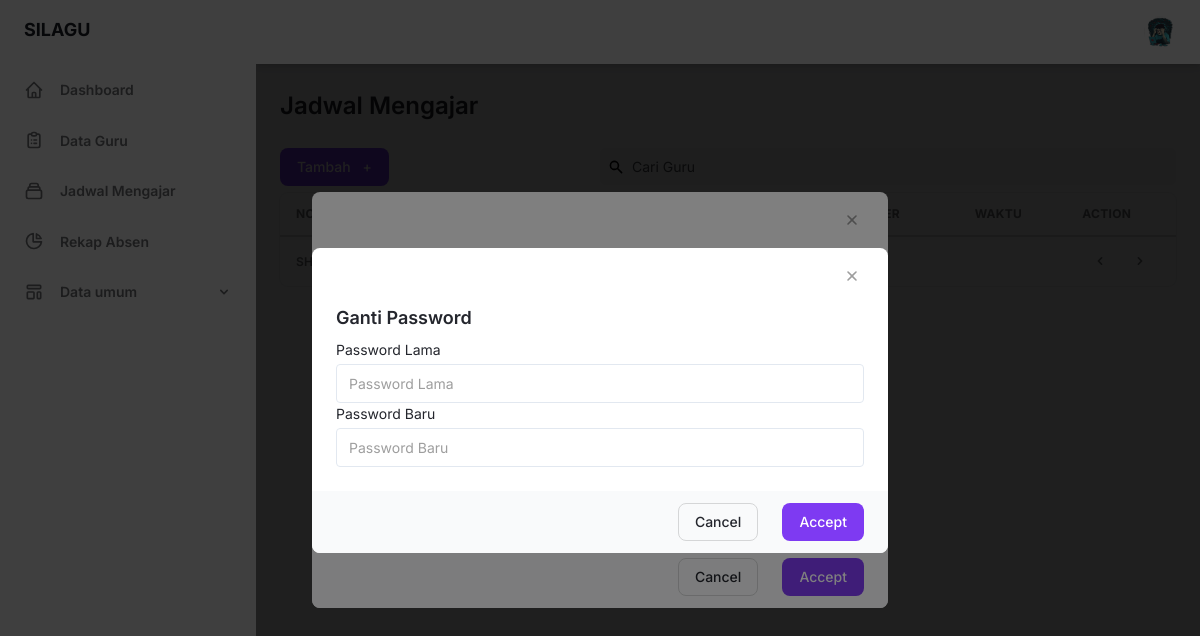
/admin/dashboard.php?page=jadwal (signed in), run on an earlier commit of the app's database.
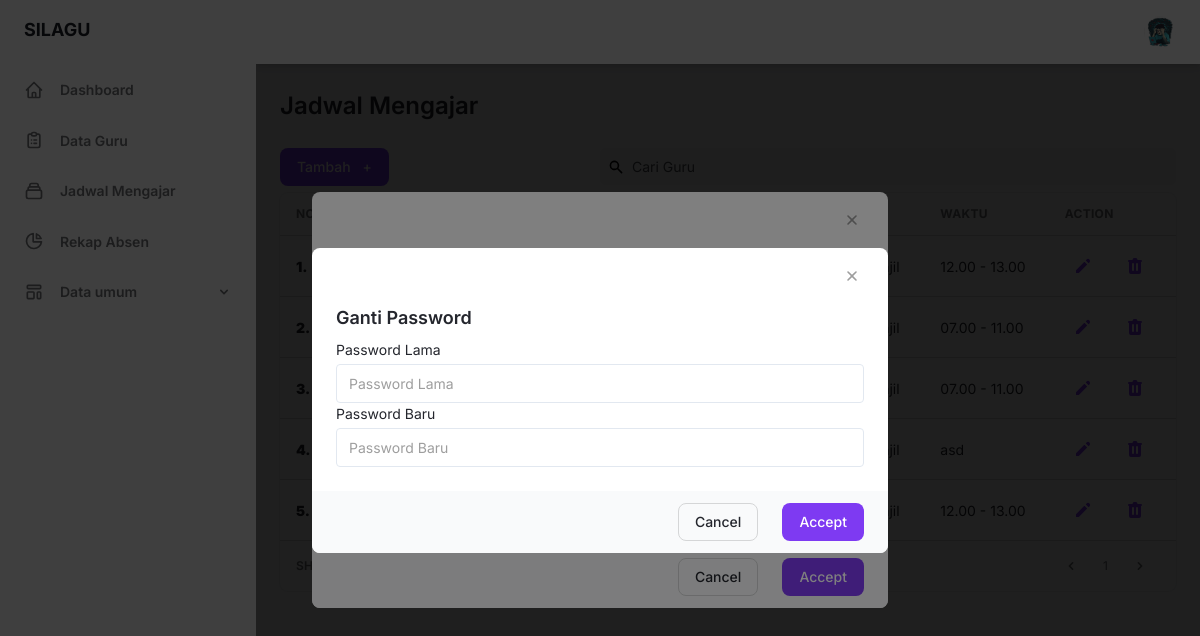
And on a later commit of the database.
### tables this page shows
CREATE TABLE `tb_mengajar` (
  `id_mengajar` int(11) NOT NULL,
  `kode_pelajaran` varchar(30) NOT NULL,
  `hari` varchar(40) NOT NULL,
  `jam_mengajar` varchar(60) NOT NULL,
  `jamke` varchar(11) NOT NULL,
  `id_guru` int(11) NOT NULL,
  `id_mapel` int(11) NOT NULL,
  `id_mkelas` int(11) NOT NULL,
  `id_semester` int(11) NOT NULL,
  `id_thajaran` int(11) NOT NULL
);

### admin/modul/jadwal/data_mengajar.php (the view, shortened to what the rows shown need)
<div class="container px-6 mx-auto grid">
    <h2 class="my-6 text-2xl font-semibold text-gray-700 dark:text-gray-200">
        Jadwal Mengajar
    </h2>
    <div class="w-full overflow-hidden rounded-lg shadow-xs">
        <div class="w-full overflow-x-auto">
            <table class="table w-full whitespace-no-wrap">
                <thead>
                    <tr class="text-xs font-semibold tracking-wide text-left text-gray-500 uppercase border-b dark:border-gray-700 bg-gray-50 dark:text-gray-400 dark:bg-gray-800">
                        <th class="px-4 py-3">No</th>
                        <th class="px-4 py-3">Nama Guru</th>
                        <th class="px-4 py-3">Mata Pelajaran</th>
                        <th class="px-4 py-3">Kelas</th>
                        <th class="px-4 py-3">TP/Semester</th>
                        <th class="px-4 py-3">Waktu</th>
                        <th class="px-4 py-3">Action</th>
                    </tr>
                </thead>
                <tbody class="bg-white divide-y dark:divide-gray-700 dark:bg-gray-800">
                    <?php
                    $batas = 10;
                    $halaman = isset($_GET['halaman']) ? (int)$_GET['halaman'] : 1;
                    $data = mysqli_query($con, "SELECT * FROM tb_mengajar
                    INNER JOIN tb_guru ON tb_mengajar.id_guru=tb_guru.id_guru
                    INNER JOIN tb_master_mapel ON tb_mengajar.id_mapel=tb_master_mapel.id_mapel
                    INNER JOIN tb_mkelas ON tb_mengajar.id_mkelas=tb_mkelas.id_mkelas
                    INNER JOIN tb_semester ON tb_mengajar.id_semester=tb_semester.id_semester
                    INNER JOIN tb_thajaran ON tb_mengajar.id_thajaran=tb_thajaran.id_thajaran");
                    $offset = ($halaman - 1) * $batas;
                    $no = $offset + 1;
                    foreach ($data as $d) { ?>
                        <tr class="text-gray-700 dark:text-gray-400">
                            <td class="px-4 py-3">
                                <div class="flex items-center text-sm">
                                    <div class="font-semibold w-8 mr-3 md:block">
                                        <b><?= $no++; ?>.</b>
                                    </div>
                                </div>
                            </td>
                            <td class="px-4 py-3 text-sm">
                            </td>
                            <td class="px-4 py-3 text-sm">
                            </td>
                            <td class="px-4 py-3 text-sm">
                            </td>
                            <td class="px-4 py-3 text-sm">
                            </td>
                            <td class="px-4 py-3 text-sm">
                                <?=$d['jam_mengajar'] ?>
                            </td>
                            <td class="px-4 py-3">
                                <div class="flex items-center space-x-4 text-sm">
                                    <a href="?page=master&act=editkelas&id=<?=$k['id_mkelas'] ?>">
                                        <button class="flex items-center justify-between px-2 py-2 text-sm font-medium leading-5 text-purple-600 rounded-lg dark:text-gray-400 focus:outline-none focus:shadow-outline-gray" aria-label="Edit">
                                            <svg class="w-5 h-5" aria-hidden="true" fill="currentColor" viewBox="0 0 20 20">
                                                <path d="M13.586 3.586a2 2 0 112.828 2.828l-.793.793-2.828-2.828.793-.793zM11.379 5.793L3 14.172V17h2.828l8.38-8.379-2.83-2.828z"></path>
                                            </svg>
                                        </button>
                                    </a>
                                    <a onclick="return confirm('Yakin Hapus Data ??')" href="?page=jadwal&act=cancel&id=<?=$d['id_mengajar'];?>">
                                        <button class="flex items-center justify-between px-2 py-2 text-sm font-medium leading-5 text-purple-600 rounded-lg dark:text-gray-400 focus:outline-none focus:shadow-outline-gray" aria-label="Delete">
                                        </button>
                                    </a>
                            </td>
                        </tr>
                    <?php } ?>
                </tbody>
            </table>
        </div>
    </div>
</div>
</div>

### admin/dashboard.php (shortened to what the rows shown need)
<?php
include '../config/koneksi.php';
?> <script>
<?php
$id_login = @$_SESSION['admin'];
$sql = mysqli_query($con, "SELECT * FROM tb_admin
 WHERE id_admin = '$id_login'") or die(mysqli_error($con));
$data = mysqli_fetch_array($sql);
?>
<!DOCTYPE html>
<html :class="{ 'theme-dark': dark }" x-data="data()" lang="en">
<head>
  <link rel="stylesheet" href="../assets/css/tailwind.output.css" />
  <link rel="stylesheet" href="https://cdnjs.cloudflare.com/ajax/libs/Chart.js/2.9.3/Chart.min.css" />
  <link rel="stylesheet" href="../assets/css/tailwind.css" />
</head>
<body>
  <div class="flex h-screen bg-gray-50 dark:bg-gray-900" :class="{ 'overflow-hidden': isSideMenuOpen }">
    <div class="flex flex-col flex-1 w-full">
      <header class="z-10 py-4 bg-white shadow-md dark:bg-gray-800">
        <div class="container flex items-center justify-between h-full px-6 mx-auto text-purple-600 dark:text-purple-300">
          <ul class="flex items-center flex-shrink-0 space-x-6">
            <li class="relative">
              <button class="align-middle rounded-full focus:shadow-outline-purple focus:outline-none" @click="toggleProfileMenu" @keydown.escape="closeProfileMenu" aria-label="Account" aria-haspopup="true">
                <img class="object-cover w-8 h-8 rounded-full" src="../assets/img/user/<?= $data['foto'] ?>" alt="..." aria-hidden="true" />
              </button>
            </li>
          </ul>
        </div>
      </header>
      <main class="h-full pb-16 overflow-y-auto">
        <div class="content">
          <?php
          $page = @$_GET['page'];
          $act = @$_GET['act'];
          if ($page == 'master') {
            if ($act == 'kelas') {
              include 'modul/master/kelas/data_kelas.php';
            } elseif ($act == 'delkelas') {
              include 'modul/master/kelas/del.php';
            } elseif ($act == 'editkelas'){
              include 'modul/master/kelas/edit.php';
            } elseif ($act == 'addkelas'){
              include 'modul/master/kelas/add.php';
            } elseif ($act == 'proseskelas'){
              include 'modul/master/kelas/proses.php';
            } elseif ($act == 'semester') {
              include 'modul/master/semester/data.php';
            } elseif ($act == 'delsemester') {
              include 'modul/master/semester/del.php';
            } elseif ($act == 'set_semester') {
              include 'modul/master/semester/set.php';
            } elseif ($act == 'addsemester') {
              include 'modul/master/semester/add.php';
            } elseif ($act == 'editsemester') {
              include 'modul/master/semester/edit.php';
            } elseif ($act == 'prosessemester') {
              include 'modul/master/semester/proses.php';
            }
            elseif ($act == 'ta') {
              include 'modul/master/ta/data.php';
            } elseif ($act == 'delta') {
              include 'modul/master/ta/del.php';
            } elseif ($act == 'addta') {
              include 'modul/master/ta/add.php';
            } elseif ($act == 'editta') {
              include 'modul/master/ta/edit.php';
            } elseif ($act == 'prosesta') {
              include 'modul/master/ta/proses.php';
            } elseif ($act == 'set_ta') {
              include 'modul/master/ta/set.php';
            } elseif ($act == 'mapel') {
              include 'modul/master/mapel/data.php';
            } elseif ($act == 'delmapel') {
              include 'modul/master/mapel/del.php';
            } elseif ($act == 'addmapel') {
              include 'modul/master/mapel/add.php';
            } elseif ($act == 'editmapel') {
              include 'modul/master/mapel/edit.php';
            } elseif ($act == 'prosesmapel') {
              include 'modul/master/mapel/proses.php';
            }
          } elseif ($page == 'walas') {
            if ($act == '') {
              include 'modul/wakel/data.php';
            }
          } elseif ($page == 'rekap') {
            if ($act == '') {
              include 'modul/rekap/rekap_absen.php';
            } elseif ($act == 'cetak') {
              include 'modul/rekap/laporan-excel.php';
            }
          } elseif ($page == 'jadwal') {
            if ($act == '') {
              include 'modul/jadwal/data_mengajar.php';
            } elseif ($act == 'add') {
              include 'modul/jadwal/tambah.php';
            } elseif ($act == 'cancel') {
              include 'modul/jadwal/cancel.php';
            }
          } elseif ($page == '') {
            include 'modul/home.php';
          } else {
            echo "<b>Tidak ada Halaman</b>";
          }
          ?>
        </div>
    </div>
</body>
</html>

What changed in the data, as far as the page shows it:
added tb_mengajar: jam_mengajar "12.00 - 13.00"
added tb_mengajar: jam_mengajar "07.00 - 11.00"
added tb_mengajar: jam_mengajar "07.00 - 11.00"
added tb_mengajar: jam_mengajar "asd"
added tb_mengajar: jam_mengajar "12.00 - 13.00"
